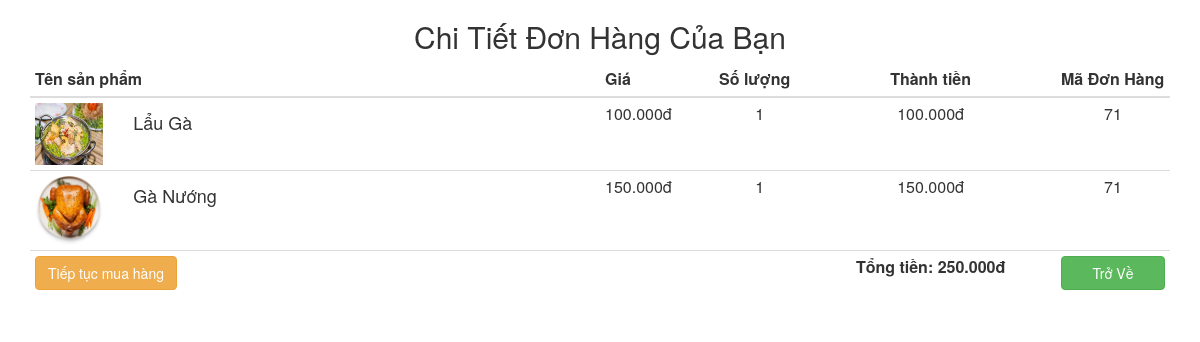
The app's page /chitietdonhangdamua.php?id=71 with its own data.
### tables this page shows
CREATE TABLE `chitiet_donhang` (
  `id` int(11) NOT NULL,
  `id_san_pham` int(11) NOT NULL,
  `so_luong` int(11) NOT NULL,
  `id_don_hangg` int(11) NOT NULL,
  `ten_sanpham` varchar(50) NOT NULL,
  `gia` int(11) NOT NULL,
  `anh_sanpham` varchar(200) NOT NULL
);

### chitietdonhangdamua.php (the view, shortened to what this page needs)
<?php
    require_once "ketnoi.php";
    $id_donhang = isset($_GET['id']) ? $_GET['id'] : '';
?>
<html>
<head>
    <link rel="stylesheet" href="css/chitiet_donhang.css">
    <link rel="stylesheet" href="https://maxcdn.bootstrapcdn.com/bootstrap/3.3.5/css/bootstrap.min.css">
</head>
<body>
    <h2 class="text-center">Chi Tiết Đơn Hàng Của Bạn</h2>
    <div class="container">
        <table id="cart" class="table table-hover table-condensed">
            <thead>
                <tr>
                    <th style="width:50%">Tên sản phẩm</th>
                    <th style="width:10%">Giá</th>
                    <th style="width:8%">Số lượng</th>
                    <th style="width:22%" class="text-center">Thành tiền</th>
                    <th>Mã Đơn Hàng</th>
                </tr>
            </thead>
            <tbody>
                <?php
                    $sql = "SELECT * FROM `chitiet_donhang` WHERE id_don_hangg = '$id_donhang'";
                    $query = mysqli_query($conn,$sql);
                    $tong = 0;
                    while($row= mysqli_fetch_array($query)){
                        ?>
                <tr>
                    <td data-th="Product">
                        <div class="row">
                            <div class="col-sm-2 hidden-xs"><img src="images/<?php echo $row['anh_sanpham']; ?>" alt="Sản phẩm 1" class="img-responsive" width="100">
                            </div>
                            <div class="col-sm-10">
                                <h4 class="nomargin"><?php echo $row['ten_sanpham']; ?></h4>
                            </div>
                        </div>
                    </td>
                    <td data-th="Price"><?php echo number_format($row['gia'] ,0,",","."); ?>đ</td>
                    <td align="center" data-th="Quantity"><?php echo $row['so_luong']; ?>
                    </td>
                    <?php $tien =  $row['gia'] * $row['so_luong'];?>
                    <?php $tong += $tien; ?>
                    <td data-th="Subtotal" class="text-center"><?php echo number_format($tien ,0,",","."); ?>đ</td>
                    <td align="center" class="actions" data-th="">
                        <?php echo $row['id_don_hangg']; ?>
                    </td>
                </tr>
                <?php
                    }
                ?>
            </tbody>
            <tfoot>
                <tr>
                    <td><a href="trangchu.php" class="btn btn-warning"><i class="fa fa-angle-left"></i> Tiếp tục mua hàng</a>
                    </td>
                    <td colspan="2" class="hidden-xs"> </td>
                    <td class="hidden-xs text-center"><strong>Tổng tiền: <?php echo number_format($tong ,0,",","."); ?>đ</strong>
                    </td>
                    <td><a href="donhangdamua.php" class="btn btn-success btn-block">Trở Về <i class="fa fa-angle-right"></i></a>
                    </td>
                </tr>
            </tfoot>
        </table>
    </div>
</body>
</html>

### records on screen
chitiet_donhang: anh_sanpham (picture), ten_sanpham "Lẩu Gà", gia "100.000", so_luong "1", tien "100.000", id_don_hangg "71"
chitiet_donhang: anh_sanpham (picture), ten_sanpham "Gà Nướng", gia "150.000", so_luong "1", tien "150.000", id_don_hangg "71"

### other values on screen
$tong "250.000"
